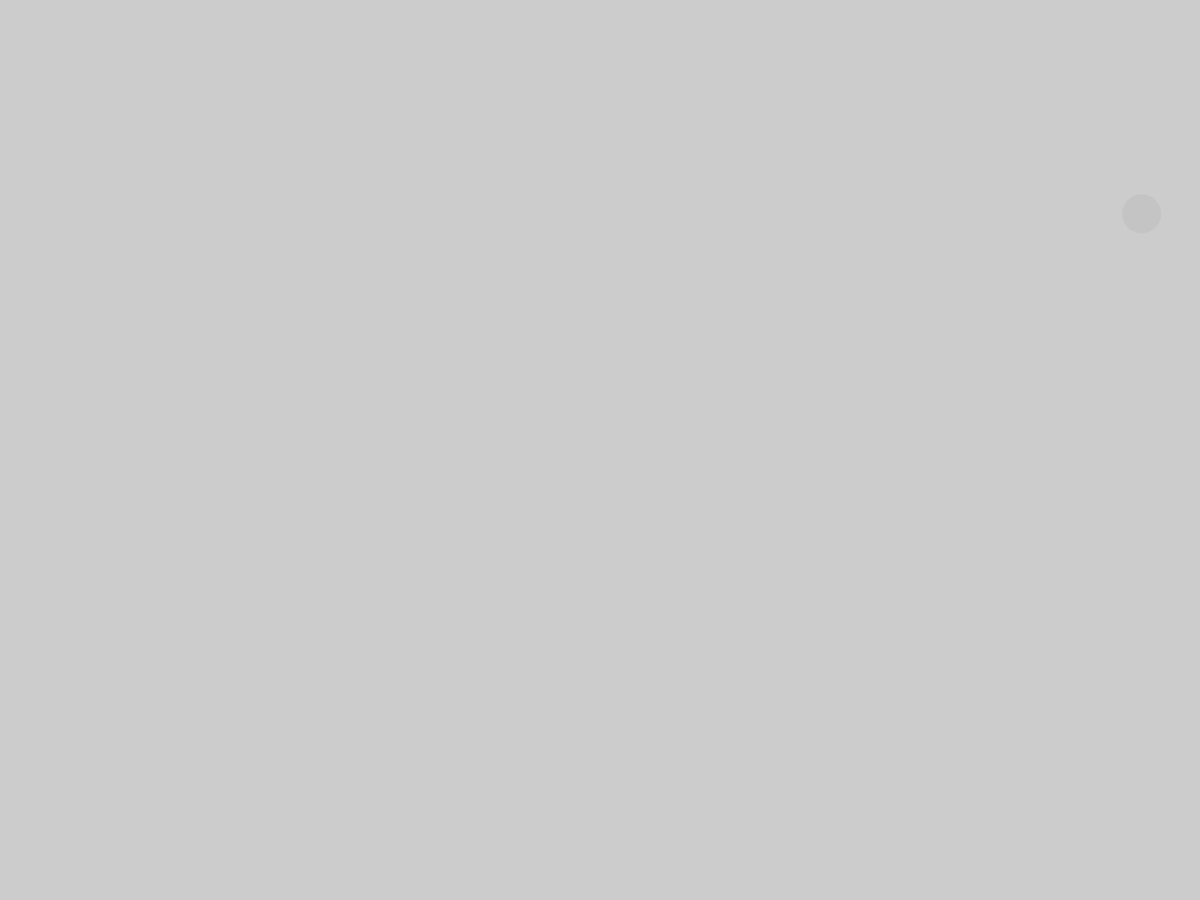
Frame 1 (no input)
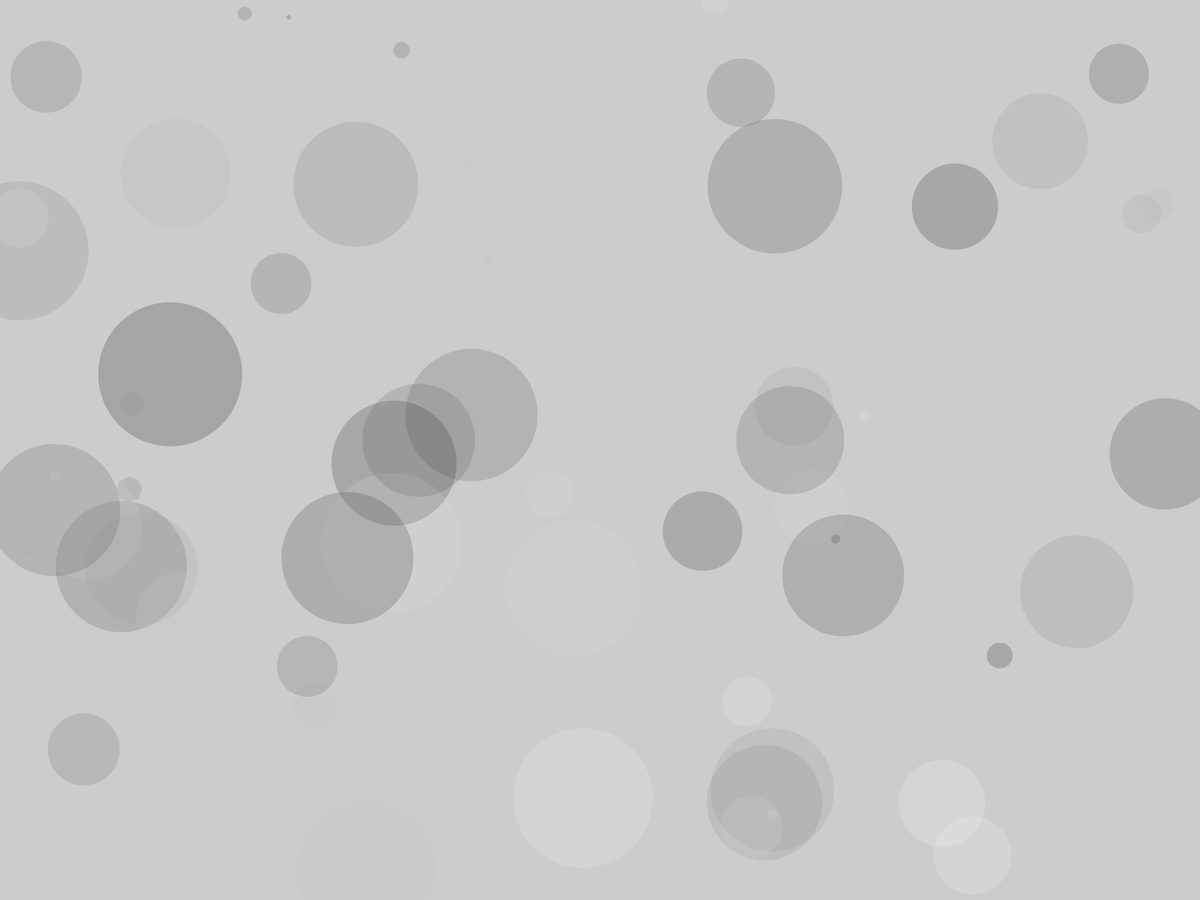
Frame 60 (the mouse pressed at the canvas centre just before this capture)
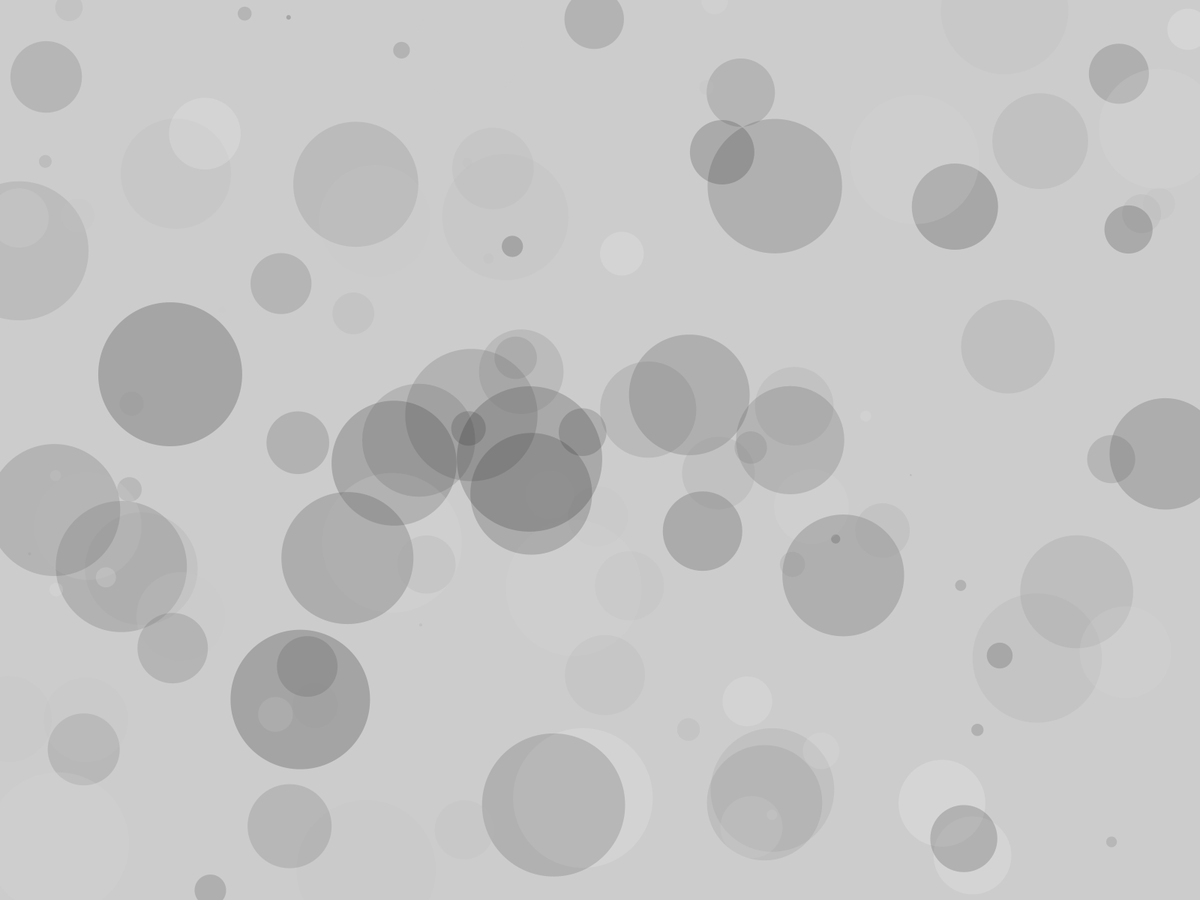
Frame 120 (the mouse held since frame 60 and released just before this capture)

The Processing sketch that drew these frames (run headless with seeded random() and noise(); from frame 60 on, the mouse is pressed at the canvas centre):

// Processing sketch: u2222222
// ── u2222222.pde
void setup() {
  fullScreen();
  noStroke();
}

void draw() {
  fill(random(255), 50);
  float d = random(200);
  ellipse(random(width), random(height), d, d);
}

void keyPressed(){
  if(key == 'S'){
    println("taking screenshot...");
    save("screenshot.png");
  }
}
